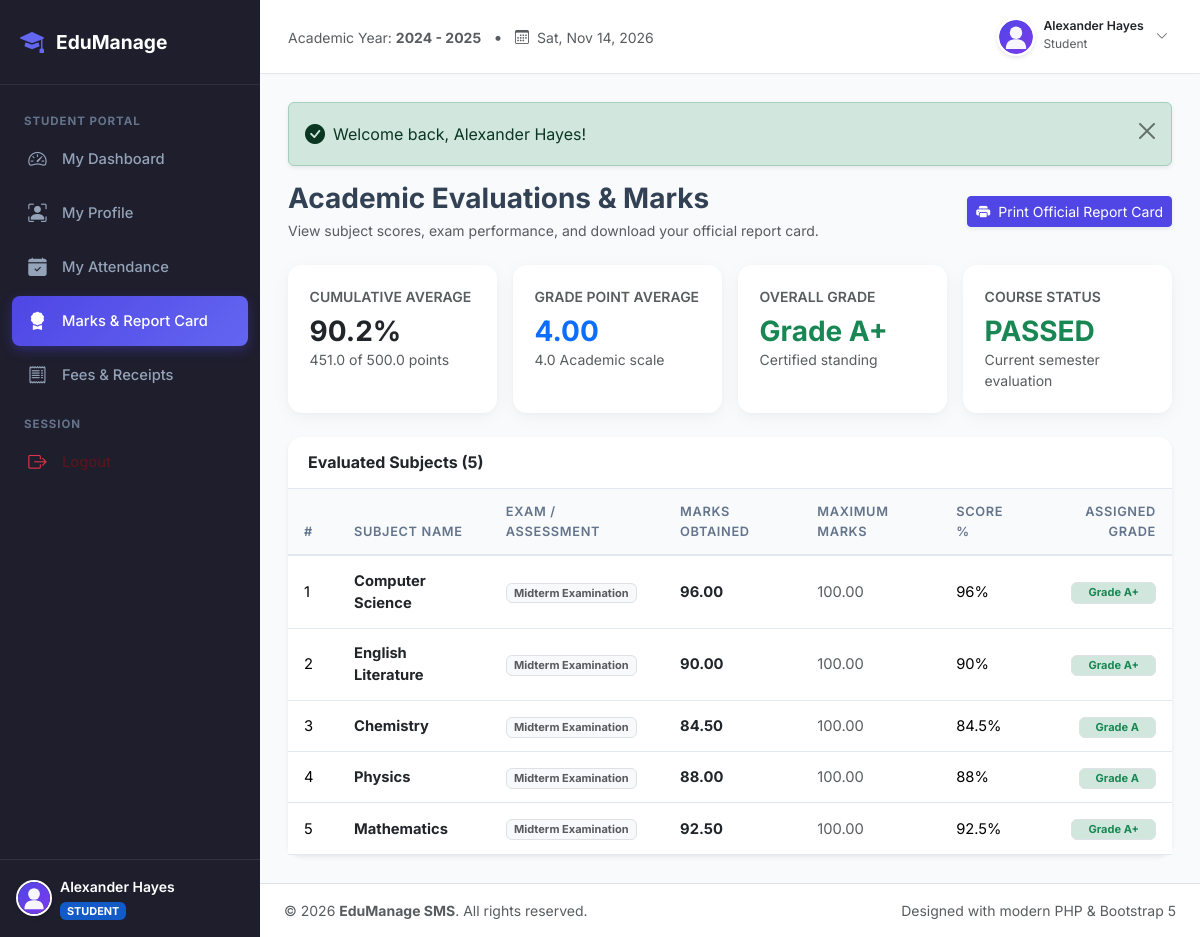
Page /student_management_system/student/marks.php (signed in) on the committed database.
### tables this page shows
CREATE TABLE `marks` (
  `id` INT AUTO_INCREMENT PRIMARY KEY,
  `student_id` INT NOT NULL,
  `subject` VARCHAR(100) NOT NULL,
  `marks_obtained` DECIMAL(5,2) NOT NULL DEFAULT 0.00,
  `total_marks` DECIMAL(5,2) NOT NULL DEFAULT 100.00,
  `exam_type` VARCHAR(50) NOT NULL DEFAULT 'Final Exam',
  `created_at` TIMESTAMP DEFAULT CURRENT_TIMESTAMP,
  CONSTRAINT `fk_marks_student` FOREIGN KEY (`student_id`) REFERENCES `students` (`id`) ON DELETE CASCADE ON UPDATE CASCADE
);

### student_management_system/student/marks.php (the view, shortened to what this page needs)
<?php
require_once __DIR__ . '/../includes/header.php';
require_once __DIR__ . '/../includes/sidebar.php';
require_once __DIR__ . '/../includes/navbar.php';
$currentUser = getCurrentUser();
$studentId = (int)($currentUser['ref_id'] ?? 0);
$mStmt = $pdo->prepare("SELECT * FROM marks WHERE student_id = ? ORDER BY id DESC");
$mStmt->execute([$studentId]);
$marks = $mStmt->fetchAll();
$totalObtained = 0;
$totalMax = 0;
foreach ($marks as $m) {
    $totalObtained += (float)$m['marks_obtained'];
    $totalMax += (float)$m['total_marks'];
}
$overall = calculateGrade($totalObtained, $totalMax > 0 ? $totalMax : 100);
?>
<div class="d-flex flex-wrap justify-content-between align-items-center mb-4 gap-3">
    <div>
        <h3 class="fw-bold text-slate-800 mb-1">Academic Evaluations &amp; Marks</h3>
        <p class="text-muted small mb-0">View subject scores, exam performance, and download your official report card.</p>
    </div>
    <div>
        <a href="<?php echo BASE_URL; ?>admin/report_card.php?id=<?php echo $studentId; ?>" class="btn btn-primary btn-sm d-flex align-items-center gap-1 shadow-sm" target="_blank">
            <i class="bi bi-printer-fill me-1"></i> Print Official Report Card
        </a>
    </div>
</div>
<div class="row g-3 mb-4">
    <div class="col-md-3">
        <div class="card stat-card border-0 h-100">
            <span class="text-muted small fw-semibold text-uppercase">Cumulative Average</span>
            <h3 class="fw-bold text-dark mt-2 mb-0"><?php echo $overall['percentage']; ?>%</h3>
            <small class="text-muted"><?php echo number_format($totalObtained, 1); ?> of <?php echo number_format($totalMax, 1); ?> points</small>
        </div>
    </div>
    <div class="col-md-3">
        <div class="card stat-card border-0 h-100">
            <span class="text-muted small fw-semibold text-uppercase">Grade Point Average</span>
            <h3 class="fw-bold text-primary mt-2 mb-0"><?php echo number_format($overall['gpa'], 2); ?></h3>
            <small class="text-muted">4.0 Academic scale</small>
        </div>
    </div>
    <div class="col-md-3">
        <div class="card stat-card border-0 h-100">
            <span class="text-muted small fw-semibold text-uppercase">Overall Grade</span>
            <h3 class="fw-bold text-success mt-2 mb-0">Grade <?php echo $overall['grade']; ?></h3>
            <small class="text-muted">Certified standing</small>
        </div>
    </div>
    <div class="col-md-3">
        <div class="card stat-card border-0 h-100">
            <span class="text-muted small fw-semibold text-uppercase">Course Status</span>
            <h3 class="fw-bold <?php echo ($overall['percentage'] >= 50) ? 'text-success' : 'text-danger'; ?> mt-2 mb-0">
                <?php echo ($overall['percentage'] >= 50) ? 'PASSED' : 'NEEDS ATTENTION'; ?>
            </h3>
            <small class="text-muted">Current semester evaluation</small>
        </div>
    </div>
</div>
<div class="card border-0 shadow-sm">
    <div class="card-header bg-transparent d-flex justify-content-between align-items-center py-3">
        <h6 class="fw-bold mb-0 text-slate-800">Evaluated Subjects (<?php echo count($marks); ?>)</h6>
    </div>
    <div class="table-responsive">
        <table class="table mb-0 align-middle">
            <thead>
                <tr>
                    <th style="width: 50px;">#</th>
                    <th>Subject Name</th>
                    <th>Exam / Assessment</th>
                    <th>Marks Obtained</th>
                    <th>Maximum Marks</th>
                    <th>Score %</th>
                    <th class="text-end">Assigned Grade</th>
                </tr>
            </thead>
            <tbody>
                <?php if (empty($marks)): ?>
                    <tr><td colspan="7" class="text-center py-5 text-muted">No marks published for your account yet.</td></tr>
                <?php else: ?>
                    <?php foreach ($marks as $i => $m):
                        $sub = calculateGrade($m['marks_obtained'], $m['total_marks']);
                    ?>
                        <tr>
                            <td><?php echo $i + 1; ?></td>
                            <td><strong class="text-dark"><?php echo htmlspecialchars($m['subject']); ?></strong></td>
                            <td><span class="badge bg-light text-muted border"><?php echo htmlspecialchars($m['exam_type']); ?></span></td>
                            <td class="fw-bold text-dark"><?php echo $m['marks_obtained']; ?></td>
                            <td class="text-muted"><?php echo $m['total_marks']; ?></td>
                            <td><?php echo $sub['percentage']; ?>%</td>
                            <td class="text-end">
                                <span class="badge bg-<?php echo $sub['badge']; ?>-subtle text-<?php echo $sub['badge']; ?> border px-3 py-1">
                                    Grade <?php echo $sub['grade']; ?>
                                </span>
                            </td>
                        </tr>
                    <?php endforeach; ?>
                <?php endif; ?>
            </tbody>
        </table>
    </div>
</div>
<?php require_once __DIR__ . '/../includes/footer.php'; ?>

### student_management_system/assets/css/style.css (style rules this page uses)
:root { --primary: #4f46e5; --primary-hover: #4338ca; --primary-light: #eef2ff; --secondary: #64748b; --success: #10b981; --warning: #f59e0b; --danger: #ef4444; --info: #06b6d4; --dark: #0f172a; --slate-800: #1e293b; --slate-700: #334155; --slate-100: #f1f5f9; --slate-50: #f8fafc; --border-color: #e2e8f0; --sidebar-width: 260px; --sidebar-bg: #1e1e2d; --card-shadow: 0 4px 20px -2px rgba(0, 0, 0, 0.05), 0 2px 6px -1px rgba(0, 0, 0, 0.03); --card-hover-shadow: 0 10px 25px -3px rgba(0, 0, 0, 0.08), 0 4px 10px -2px rgba(0, 0, 0, 0.04); }
body { font-family: 'Inter', -apple-system, BlinkMacSystemFont, "Segoe UI", Roboto, Helvetica, Arial, sans-serif; background-color: #f8fafc; color: #334155; min-height: 100vh; display: flex; flex-direction: column; }
.card { border: 1px solid var(--border-color); border-radius: 14px; box-shadow: var(--card-shadow); background: #ffffff; transition: transform 0.2s ease, box-shadow 0.2s ease; }
.card-header { background-color: #ffffff; border-bottom: 1px solid var(--border-color); padding: 1rem 1.25rem; font-weight: 600; }
.stat-card { border: none; border-radius: 14px; box-shadow: var(--card-shadow); padding: 1.35rem; transition: all 0.2s ease; position: relative; overflow: hidden; }
.table { vertical-align: middle; }
.table thead th { background-color: #f8fafc; color: #64748b; font-size: 0.8rem; text-transform: uppercase; letter-spacing: 0.05em; font-weight: 600; border-bottom: 2px solid var(--border-color); padding: 0.85rem 1rem; }
.table tbody td { padding: 0.85rem 1rem; border-bottom: 1px solid var(--border-color); font-size: 0.92rem; }
.btn-primary { background-color: var(--primary); border-color: var(--primary); }

### rows in the picture
marks: subject "Computer Science", exam_type "Midterm Examination", marks_obtained "96.00", total_marks "100.00", marks_obtained+total_marks "96", marks_obtained+total_marks "A+"
marks: subject "English Literature", exam_type "Midterm Examination", marks_obtained "90.00", total_marks "100.00", marks_obtained+total_marks "90", marks_obtained+total_marks "A+"
marks: subject "Chemistry", exam_type "Midterm Examination", marks_obtained "84.50", total_marks "100.00", marks_obtained+total_marks "84.5", marks_obtained+total_marks "A"
marks: subject "Physics", exam_type "Midterm Examination", marks_obtained "88.00", total_marks "100.00", marks_obtained+total_marks "88", marks_obtained+total_marks "A"
marks: subject "Mathematics", exam_type "Midterm Examination", marks_obtained "92.50", total_marks "100.00", marks_obtained+total_marks "92.5", marks_obtained+total_marks "A+"

### other values in the picture
$currentUser['name'] "Alexander Hayes"
$role "STUDENT"
$role "Student"
$message "Welcome back, Alexander Hayes!"
$overall['percentage'] "90.2"
$totalObtained "451.0"
$totalMax "500.0"
$overall['gpa'] "4.00"
$overall['grade'] "A+"
count($marks) "5"
APP_NAME "EduManage SMS"
